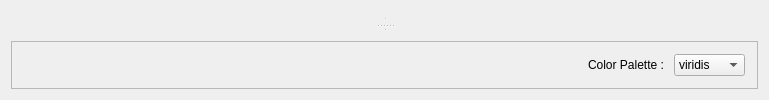
     <widget class="QWidget" name="tbMain">
      <attribute name="title">
       <string>Main</string>
      </attribute>
      <layout class="QVBoxLayout" name="verticalLayout_6">
       <item>
        <widget class="QWidget" name="wgtMainTop" native="true">
         <property name="sizePolicy">
          <sizepolicy hsizetype="Preferred" vsizetype="Preferred">
           <horstretch>0</horstretch>
           <verstretch>1</verstretch>
          </sizepolicy>
         </property>
         <layout class="QVBoxLayout" name="verticalLayout_7">
          <property name="leftMargin">
           <number>3</number>
          </property>
          <property name="topMargin">
           <number>3</number>
          </property>
          <property name="rightMargin">
           <number>3</number>
          </property>
          <property name="bottomMargin">
           <number>3</number>
          </property>
          <item>
           <widget class="QSplitter" name="splitter_3">
            <property name="orientation">
             <enum>Qt::Vertical</enum>
            </property>
            <widget class="QWidget" name="wgtTopSplitter" native="true">
             <layout class="QVBoxLayout" name="verticalLayout_9">
              <property name="spacing">
               <number>3</number>
              </property>
              <property name="leftMargin">
               <number>3</number>
              </property>
              <property name="topMargin">
               <number>3</number>
              </property>
              <property name="rightMargin">
               <number>3</number>
              </property>
              <property name="bottomMargin">
               <number>3</number>
              </property>
              <item>
               <widget class="QSplitter" name="splitter">
                <property name="orientation">
                 <enum>Qt::Horizontal</enum>
                </property>
                <widget class="QWidget" name="pltCurrent" native="true">
                 <property name="sizePolicy">
                  <sizepolicy hsizetype="Expanding" vsizetype="Expanding">
                   <horstretch>0</horstretch>
                   <verstretch>0</verstretch>
                  </sizepolicy>
                 </property>
                </widget>
                <widget class="QWidget" name="pltDAC" native="true">
                 <property name="sizePolicy">
                  <sizepolicy hsizetype="Expanding" vsizetype="Expanding">
                   <horstretch>0</horstretch>
                   <verstretch>0</verstretch>
                  </sizepolicy>
                 </property>
                </widget>
               </widget>
              </item>
             </layout>
            </widget>
            <widget class="QWidget" name="wgtBottomSplitter" native="true">
             <layout class="QVBoxLayout" name="verticalLayout_11">
              <item>
               <widget class="QSplitter" name="splitter_2">
                <property name="orientation">
                 <enum>Qt::Horizontal</enum>
                </property>
                <widget class="QWidget" name="pltSteps" native="true">
                 <property name="sizePolicy">
                  <sizepolicy hsizetype="Expanding" vsizetype="Expanding">
                   <horstretch>0</horstretch>
                   <verstretch>0</verstretch>
                  </sizepolicy>
                 </property>
                </widget>
                <widget class="QWidget" name="pltVals" native="true">
                 <property name="sizePolicy">
                  <sizepolicy hsizetype="Expanding" vsizetype="Expanding">
                   <horstretch>0</horstretch>
                   <verstretch>0</verstretch>
                  </sizepolicy>
                 </property>
                </widget>
               </widget>
              </item>
             </layout>
            </widget>
           </widget>
          </item>
         </layout>
        </widget>
       </item>
       <item>
        <widget class="QFrame" name="wgtFrameBottom">
         <property name="frameShape">
          <enum>QFrame::StyledPanel</enum>
         </property>
         <property name="frameShadow">
          <enum>QFrame::Raised</enum>
         </property>
         <layout class="QVBoxLayout" name="verticalLayout">
          <property name="spacing">
           <number>3</number>
          </property>
          <property name="leftMargin">
           <number>2</number>
          </property>
          <property name="topMargin">
           <number>3</number>
          </property>
          <property name="rightMargin">
           <number>3</number>
          </property>
          <property name="bottomMargin">
           <number>3</number>
          </property>
          <item>
           <widget class="QWidget" name="wgtAutoLevels" native="true">
            <layout class="QHBoxLayout" name="horizontalLayout_12">
             <item>
              <spacer name="horizontalSpacer">
               <property name="orientation">
                <enum>Qt::Horizontal</enum>
               </property>
               <property name="sizeHint" stdset="0">
                <size>
                 <width>565</width>
                 <height>20</height>
                </size>
               </property>
              </spacer>
             </item>
             <item>
              <widget class="QLabel" name="label">
               <property name="text">
                <string>Color Palette : </string>
               </property>
              </widget>
             </item>
             <item>
              <widget class="QComboBox" name="cmbColorPal">
               <item>
                <property name="text">
                 <string>viridis</string>
                </property>
               </item>
               <item>
                <property name="text">
                 <string>inferno</string>
                </property>
               </item>
               <item>
                <property name="text">
                 <string>magma</string>
                </property>
               </item>
               <item>
                <property name="text">
                 <string>plasma</string>
                </property>
               </item>
               <item>
                <property name="text">
                 <string>turbo</string>
                </property>
               </item>
               <item>
                <property name="text">
                 <string>gray</string>
                </property>
               </item>
              </widget>
             </item>
            </layout>
           </widget>
          </item>
         </layout>
        </widget>
       </item>
      </layout>
     </widget>
